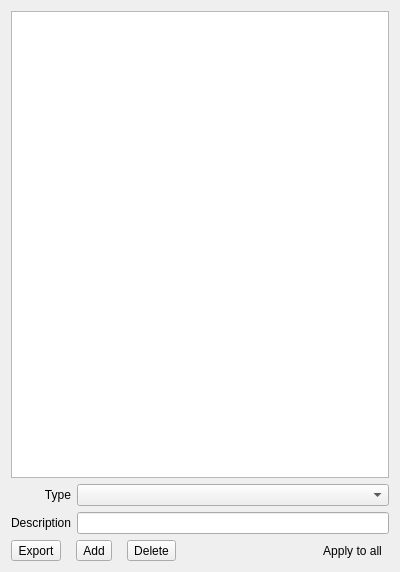
<?xml version="1.0" encoding="UTF-8"?>
<ui version="4.0">
 <class>ImageTags</class>
 <widget class="QWidget" name="ImageTags">
  <property name="geometry">
   <rect>
    <x>0</x>
    <y>0</y>
    <width>400</width>
    <height>572</height>
   </rect>
  </property>
  <property name="windowTitle">
   <string>Form</string>
  </property>
  <layout class="QVBoxLayout" name="verticalLayout">
   <item>
    <layout class="QGridLayout" name="gridLayout">
     <item row="0" column="0" colspan="2">
      <widget class="QListView" name="listImages">
       <property name="editTriggers">
        <set>QAbstractItemView::NoEditTriggers</set>
       </property>
       <property name="dragDropMode">
        <enum>QAbstractItemView::DropOnly</enum>
       </property>
       <property name="alternatingRowColors">
        <bool>false</bool>
       </property>
       <property name="selectionMode">
        <enum>QAbstractItemView::ExtendedSelection</enum>
       </property>
       <property name="selectionBehavior">
        <enum>QAbstractItemView::SelectRows</enum>
       </property>
       <property name="iconSize">
        <size>
         <width>64</width>
         <height>64</height>
        </size>
       </property>
      </widget>
     </item>
     <item row="1" column="0">
      <widget class="QLabel" name="label">
       <property name="text">
        <string>Type</string>
       </property>
       <property name="alignment">
        <set>Qt::AlignRight|Qt::AlignTrailing|Qt::AlignVCenter</set>
       </property>
      </widget>
     </item>
     <item row="1" column="1">
      <widget class="QComboBox" name="imageType"/>
     </item>
     <item row="2" column="0">
      <widget class="QLabel" name="label_2">
       <property name="text">
        <string>Description</string>
       </property>
       <property name="alignment">
        <set>Qt::AlignRight|Qt::AlignTrailing|Qt::AlignVCenter</set>
       </property>
      </widget>
     </item>
     <item row="2" column="1">
      <widget class="QLineEdit" name="imageDescription"/>
     </item>
    </layout>
   </item>
   <item>
    <layout class="QHBoxLayout" name="horizontalLayout">
     <property name="spacing">
      <number>15</number>
     </property>
     <item>
      <widget class="QToolButton" name="buttonExport">
       <property name="toolTip">
        <string>Export selected images to disk</string>
       </property>
       <property name="text">
        <string>Export</string>
       </property>
       <property name="icon">
        <iconset theme="document-save">
         <normaloff>../../../.designer/backup</normaloff>../../../.designer/backup</iconset>
       </property>
      </widget>
     </item>
     <item>
      <widget class="QToolButton" name="buttonAdd">
       <property name="toolTip">
        <string>Import images from disk</string>
       </property>
       <property name="text">
        <string>Add</string>
       </property>
       <property name="icon">
        <iconset theme="list-add">
         <normaloff>../../../.designer/backup</normaloff>../../../.designer/backup</iconset>
       </property>
      </widget>
     </item>
     <item>
      <widget class="QToolButton" name="buttonDelete">
       <property name="toolTip">
        <string>Remove selected images</string>
       </property>
       <property name="text">
        <string>Delete</string>
       </property>
       <property name="icon">
        <iconset theme="list-remove">
         <normaloff>../../../.designer/backup</normaloff>../../../.designer/backup</iconset>
       </property>
      </widget>
     </item>
     <item>
      <spacer name="horizontalSpacer">
       <property name="orientation">
        <enum>Qt::Horizontal</enum>
       </property>
       <property name="sizeHint" stdset="0">
        <size>
         <width>122</width>
         <height>20</height>
        </size>
       </property>
      </spacer>
     </item>
     <item>
      <widget class="QToolButton" name="cloneImages">
       <property name="toolTip">
        <string>Apply image set to all selected files</string>
       </property>
       <property name="text">
        <string>Apply to all</string>
       </property>
       <property name="icon">
        <iconset theme="edit-copy">
         <normaloff>../../../.designer/backup</normaloff>../../../.designer/backup</iconset>
       </property>
       <property name="checkable">
        <bool>false</bool>
       </property>
       <property name="toolButtonStyle">
        <enum>Qt::ToolButtonTextBesideIcon</enum>
       </property>
       <property name="autoRaise">
        <bool>true</bool>
       </property>
       <property name="arrowType">
        <enum>Qt::NoArrow</enum>
       </property>
      </widget>
     </item>
    </layout>
   </item>
  </layout>
 </widget>
 <tabstops>
  <tabstop>listImages</tabstop>
  <tabstop>imageType</tabstop>
  <tabstop>imageDescription</tabstop>
  <tabstop>buttonExport</tabstop>
  <tabstop>buttonAdd</tabstop>
  <tabstop>buttonDelete</tabstop>
  <tabstop>cloneImages</tabstop>
 </tabstops>
 <resources/>
 <connections/>
</ui>
